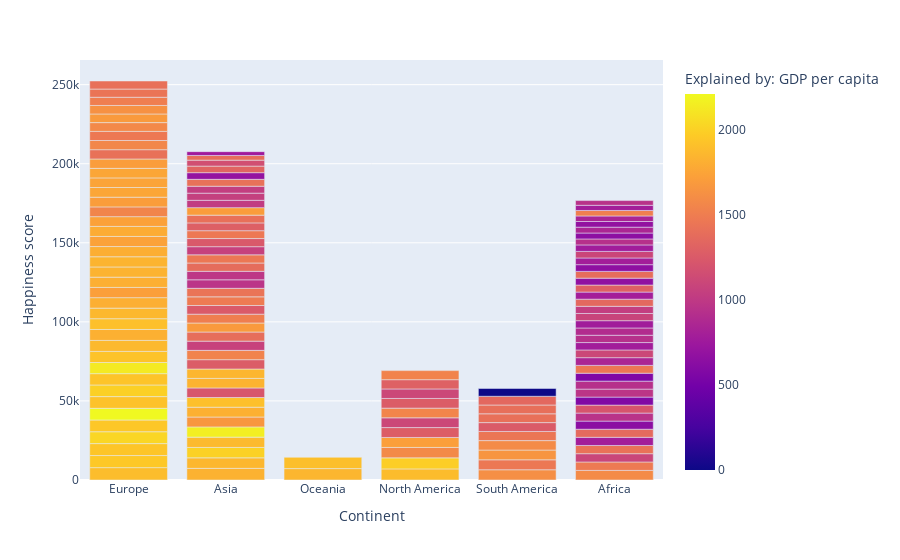

Notebook code cell kept with this figure:
### Code cell
fig5 = px.bar(df2, 'Continent', 'Happiness score', color='Explained by: GDP per capita')
fig5.show()

### Figure 1 — Plotly figure (JSON) as saved in the notebook; plotly's stock layout.template omitted (floating-point values rounded to 4 significant figures; data arrays with more than 128 entries replaced by an {"elided": "..."} marker saying what was removed)
{"data": [{"alignmentgroup": "True", "hovertemplate": "Continent=%{x}<br>Happiness score=%{y}<br>Explained by: GDP per capita=%{marker.color}<extra></extra>", "legendgroup": "", "marker": {"color": {"elided": "146 int values"}, "coloraxis": "coloraxis", "pattern": {"shape": ""}}, "name": "", "offsetgroup": "", "orientation": "v", "showlegend": false, "textposition": "auto", "type": "bar", "x": {"elided": "146 str values"}, "xaxis": "x", "y": {"elided": "146 int values"}, "yaxis": "y"}], "layout": {"barmode": "relative", "coloraxis": {"colorbar": {"title": {"text": "Explained by: GDP per capita"}}, "colorscale": [[0, "#0d0887"], [0.1111, "#46039f"], [0.2222, "#7201a8"], [0.3333, "#9c179e"], [0.4444, "#bd3786"], [0.5556, "#d8576b"], [0.6667, "#ed7953"], [0.7778, "#fb9f3a"], [0.8889, "#fdca26"], [1, "#f0f921"]]}, "legend": {"tracegroupgap": 0}, "margin": {"t": 60}, "xaxis": {"anchor": "y", "domain": [0, 1], "title": {"text": "Continent"}}, "yaxis": {"anchor": "x", "domain": [0, 1], "title": {"text": "Happiness score"}}}}
